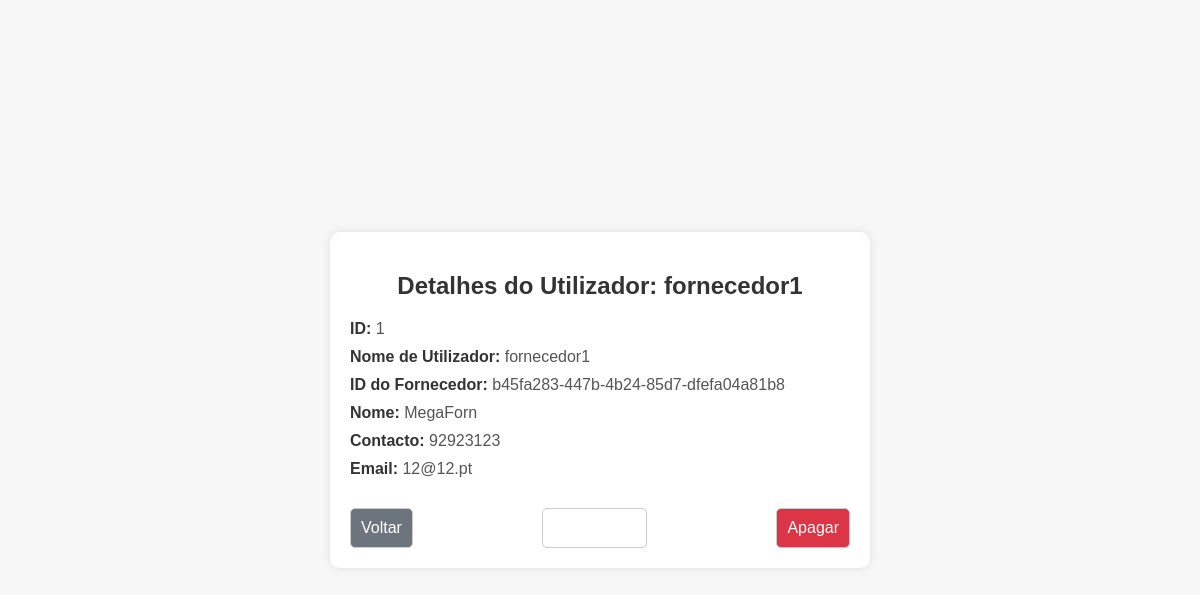
/glm/user/detalhes/1/ (signed in), run on an earlier commit of the app's database.
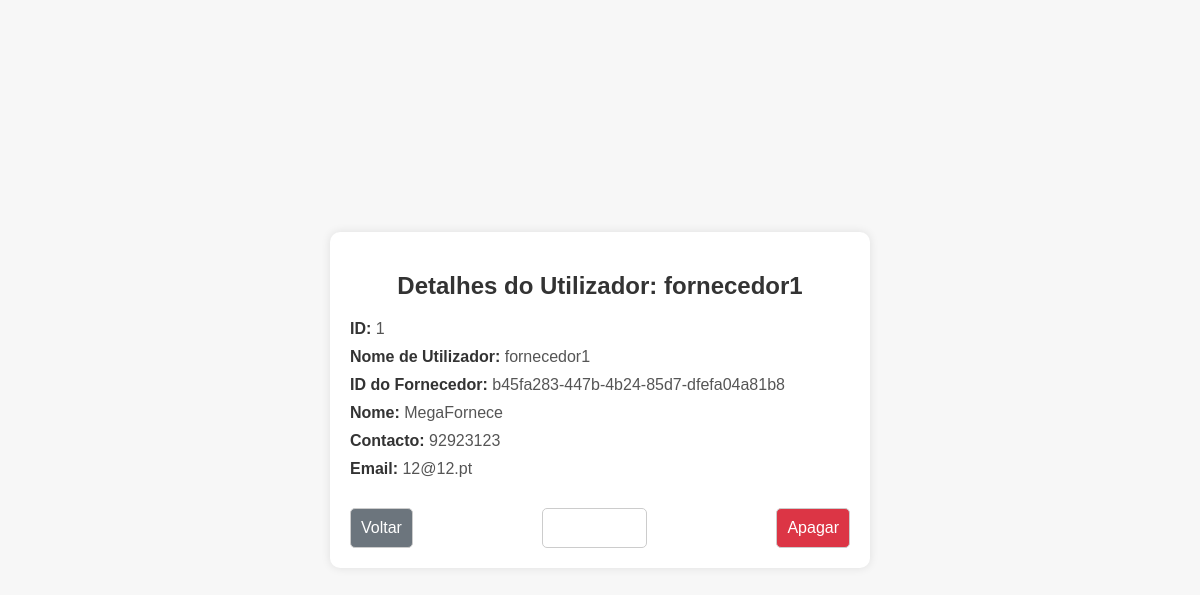
And on a later commit of the database.
### glm/models.py (models this page shows, shortened)
class Fornecedor(models.Model):
    id = models.UUIDField(primary_key=True, default=uuid.uuid4, editable=False)
    user = models.OneToOneField(User, on_delete=models.CASCADE)
    nome = models.CharField(max_length=100)
    contacto = models.CharField(max_length=15)
    email = models.EmailField()

### glm/views.py (the view)
# urls.py: path('user/detalhes/<int:user_id>/', user_detalhes, name='detalhes_user'),
@login_required
def user_detalhes(request, user_id):
    user = get_object_or_404(User, id=user_id)
    fornecedor = None
    if hasattr(user, 'fornecedor'):
        fornecedor = user.fornecedor
    context = {
        'user': user,
        'fornecedor': fornecedor,  # Passando os detalhes do fornecedor, se existirem
    }
    return render(request, 'glm/users/detalhes_user.html', context)

### glm/templates/glm/users/detalhes_user.html (shortened to what this page needs)
<!DOCTYPE html>
<html lang="pt-PT">
<head>
</head>
<body>
<div class="form-container">
    <h2>Detalhes do Utilizador: {{ user.username }}</h2>
    <div class="detalhes">
        <p><strong>ID:</strong> {{ user.id }}</p>
        <p><strong>Nome de Utilizador:</strong> {{ user.username }}</p>
    </div>
    {% if fornecedor %}
    <div class="detalhes">
        <p><strong>ID do Fornecedor:</strong> {{ fornecedor.id }}</p>
        <p><strong>Nome:</strong> {{ fornecedor.nome }}</p>
        <p><strong>Contacto:</strong> {{ fornecedor.contacto }}</p>
        <p><strong>Email:</strong> {{ fornecedor.email }}</p>
    </div>
    {% endif %}
    <div class="btn-container">
        <a href="javascript:window.history.back();" class="btn btn-cancel">Voltar</a>
        <a href="{% url 'editar_fornecedor' fornecedor.id %}" class="btn btn-primary">Editar Perfil</a>
        <a href="{% url 'apagar_user' user.id %}" class="btn btn-delete">Apagar</a>
    </div>
</div>
</body>
</html>

What changed in the data, as far as the page shows it:
changed Fornecedor "b45fa283-447b-4b24-85d7-dfefa04a81b8": nome "MegaForn" → "MegaFornece"
